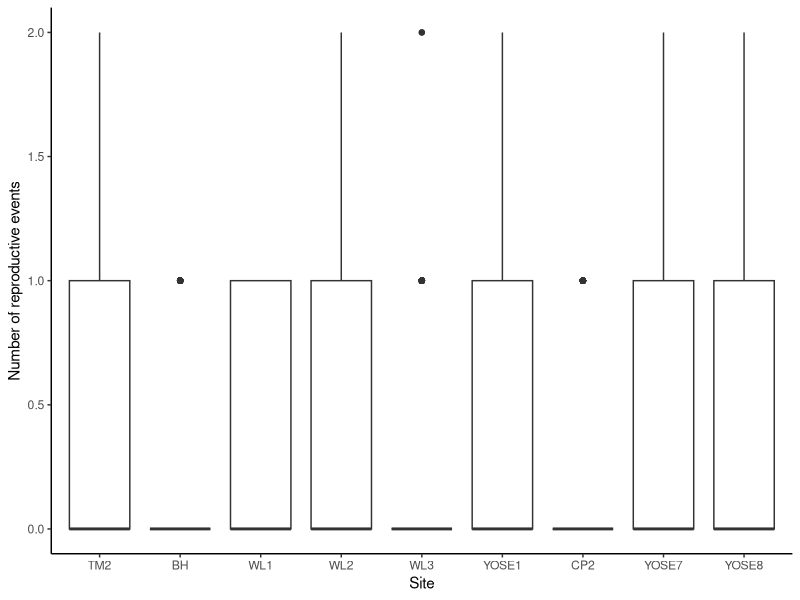

Recreate this plot in R.
## ---- chunk 1
knitr::opts_chunk$set(echo = TRUE)
## ---- chunk 2
library(dplyr)
library(tidyverse)
library(ggplot2)
library(lubridate)
## ---- chunk 3
sem <- function(x, na.rm=FALSE) {           #for calculating standard error
  sd(x,na.rm=na.rm)/sqrt(length(na.omit(x)))
} 
## ---- chunk 4
alldat = read_csv("../input/Cleaned/AllSites_cleaned_survival.csv")
#elevation order
alldat$siteorder <- factor(alldat$Site, levels = c("TM2", "BH", "WL1", "WL2", "WL3", "YOSE1", "CP2", "YOSE7", "YOSE8"))


summary(alldat)
## ---- chunk 5
unique(alldat$Phenology)
#Note for row with * = *found plant in this spot that looks like a perennial, the BB is lost, we tagged it #58 and took data
#Note for row with A = not found, disturbed by small mammals/gophers
#Notes for rows with NA = rattlesnake on this transcet not surveying, band missing/missing band, not found, missing, plant and band not found, Plant and tag NRL, No data taken, 
#No note for XX, I think this should just be X
#Protocol says S should only be for TM2, but this individual with S was measured at YOSE1

alldat = alldat %>%
         mutate(flowered = if_else(Phenology %in% c("P", "F", "B"), 1, 0)) %>%
         mutate(reproduced = if_else(Num_fruits >0, 1, 0))

table(alldat$Phenology, alldat$flowered) #looks good

table(alldat$reproduced, alldat$Num_fruits) #looks good, why is there a 4.4?? check that

table(alldat$Phenology, alldat$reproduced) #uh oh.  check why 4 vegetative plants have fruits, and 1 senescing plant has them too

## ---- chunk 6
reprotimes = alldat %>%
             filter(original_census_year < 2024) %>%
             group_by(plant_id, Site, siteorder, Transect_plot, Quad) %>%
             summarize(timesflower = sum(flowered, na.rm=T), timesrepro = sum(reproduced, na.rm=T))

ggplot(reprotimes, aes(x=siteorder, y= timesrepro)) +
  geom_boxplot() +
  labs(
    x = "Site",
    y = "Number of reproductive events"
  ) +
 # scale_color_brewer(palette = "Dark2") +
  theme_classic() 

#probably need to filter somehow or summarize.  Lots of plants don't repro at all.  
